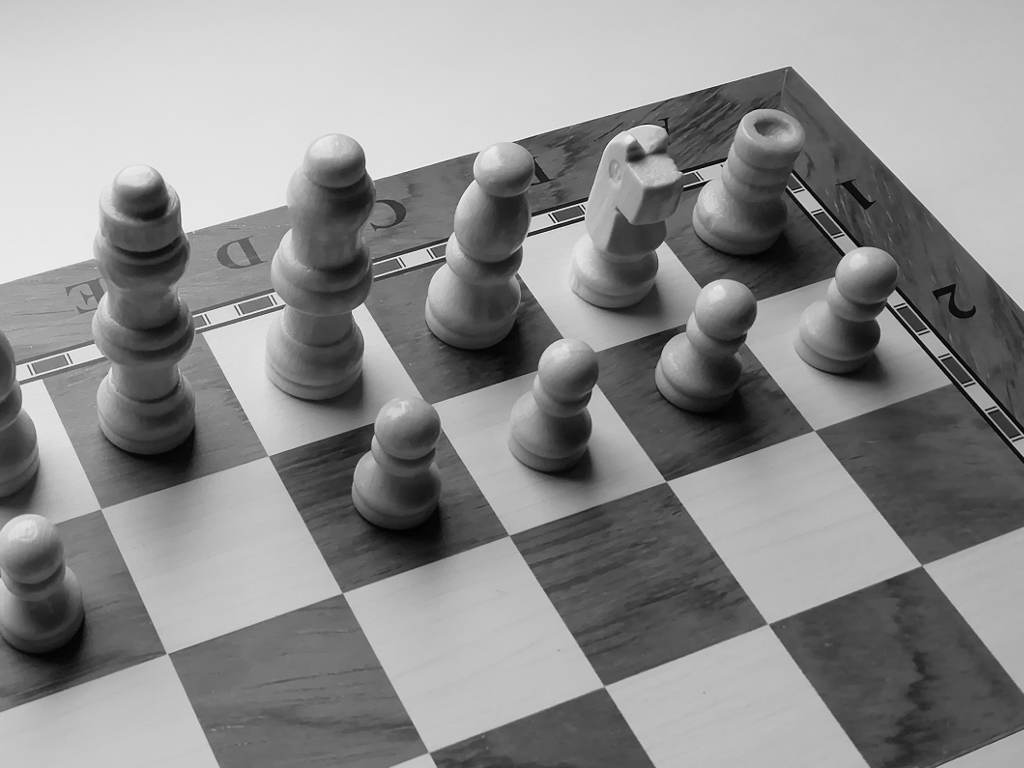
#> input picture chess_1024x768_gs.png, 1024 x 768 px
$ jupyter execute 'Code Edge Enhancement.ipynb'
#> lines starting #> are read from the running program, lines starting #| are printed output that depends on the picture
### facets_improc.py
#!/usr/bin/env python3
# -*- coding: utf-8 -*-

import PIL.Image
import matplotlib.pyplot as plt
import numpy as np
import scipy.ndimage
import tarfile

__all__ = \
    [
        "empty_true_color",
        "gaussian_filter",
        "get_bit_plane",
        "imhist",
        "imread",
        "imread_tar",
        "imscale",
        "imshow",
        "imshow_reduced_color_depth",
        "imwrite",
        "linear_filter",
        "median_filter",
        "rank_filter",
        "zero_bit_plane"
    ]


def _img_a_cast(img_a, dtype, true_color=False):
    img_a = np.maximum(img_a, 0)
    img_a = np.minimum(img_a, 255)
    img_a = np.round(img_a, 0)
    img_a = np.array(img_a + 1.0e-6, dtype=dtype)
    if len(img_a.shape) == 2:
        if true_color:
            img_a_gs = np.zeros((img_a.shape[0], img_a.shape[1], 3),
                                dtype=dtype)
            for k in range(3):
                img_a_gs[:, :, k] = img_a
            return img_a_gs
        else:
            return img_a
    else:
        if len(img_a.shape) != 3 or img_a.shape[2] != 3:
            raise RuntimeError("Unexpected image type")
        return img_a


def imread(fp):
#> called with fp = 'chess_1024x768_gs.png'
    with PIL.Image.open(fp, "r") as h:
#> h is the input picture: PIL image 1024x768 L; min 0, max 250, mean 139.7
        img = np.array(h, dtype=np.int64)
    return img


# [10 lines left out: functions imread_tar, imwrite, not called in this run]


def imshow(img_a, new_figure=True):
    img_a = _img_a_cast(img_a, dtype=np.uint8, true_color=True)

    if new_figure:
        plt.figure()
    plt.imshow(img_a)
    plt.xticks([])
    plt.yticks([])


# [28 lines left out: functions imhist, imscale, not called in this run]


def empty_true_color(N, M):
    return np.zeros((M, N, 3), dtype=np.int64)


# [81 lines left out: functions imshow_reduced_color_depth, get_bit_plane, zero_bit_plane, linear_filter, median_filter, rank_filter, not called in this run]


def gaussian_filter(img_a, sigma, **kwargs):
    img_a = _img_a_cast(img_a, dtype=np.int64)

    if len(img_a.shape) == 2:
        img_filtered_a = scipy.ndimage.gaussian_filter(
            img_a, sigma, **kwargs)
    else:
        if len(img_a.shape) != 3 or img_a.shape[2] != 3:
            raise RuntimeError("Unexpected image type")
        img_filtered_a = np.zeros_like(img_a)
        for k in range(3):
            img_filtered_a[:, :, k] = scipy.ndimage.gaussian_filter(
                img_a[:, :, k], sigma, **kwargs)

    return _img_a_cast(img_filtered_a, dtype=np.int64)

### Code Edge Enhancement.ipynb
[cell 1]
import facets_improc as ip
import numpy as np
import matplotlib.pyplot as plt
img=ip.imread("chess_1024x768_gs.png")

def laplacian_edge_sharpening(img):
    """use laplacian operator to find and enhance the edges"""
    global img_enhanced1
    global img_edge1
    #set M2 as laplacian kernel using below
    M2=np.array([[1,1,1],[1,-8,1],[1,1,1]])
    height,width=img.shape
#> height = 768; width = 1024
    ans=np.zeros((height-1,width-1))
    #apply the filter on every pixel
    for i in range(1,height-1):
        for j in range(1,width-1):
            ans[i,j]=np.sum(M2*img[i-1:i+2,j-1:j+2])
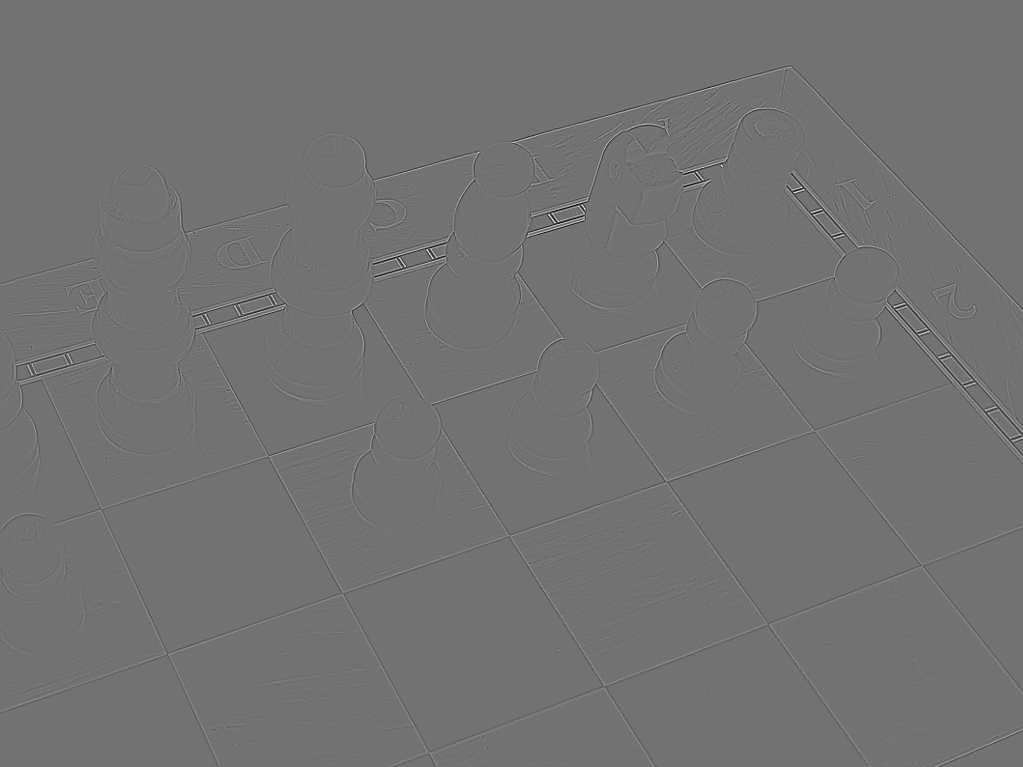
#> ans: shape (767, 1023) float64; min -839, max 1025, mean 0; drawn with min black and max white
    #ans contains the required edges
    img_edge1=ans
    #compute the edge enhancement
    h,w=img.shape
#> h = 768; w = 1024
    img_enhanced1=img[:h-1,:w-1]-img_edge1
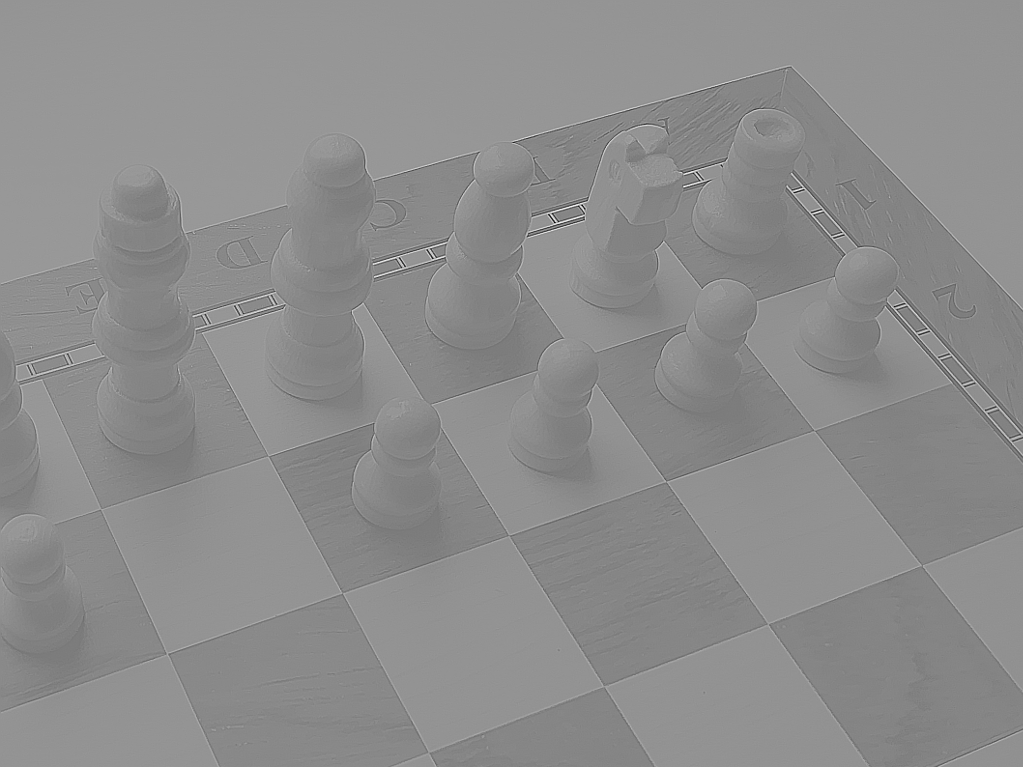
#> img_enhanced1: shape (767, 1023) float64; min -1005, max 1065, mean 139.6; drawn with min black and max white
laplacian_edge_sharpening(img)

def unsharp_mask_filter(img,k):
#> called with k = 4
    global img_edge2
    global img_enhanced2
    #apply a guassion filter with stnadard div=2
    smooth_img= ip.gaussian_filter(img, sigma=2.0, truncate=4.0, mode="reflect")
    #edge detection process
    img_edge2=img-smooth_img
    #edge enhancement process
    img_enhanced2=img+img_edge2*k
unsharp_mask_filter(img,4)

#comparing results in a 2*2 block
fig, ax = plt.subplots(2, 2)
plt.subplots_adjust(hspace=0.04, wspace=0.04, top=1, bottom=0, left=0, right=1)
plt.sca(ax[0, 0])
ip.imshow(img_edge1, new_figure=False)
plt.sca(ax[0, 1])
ip.imshow(img_edge2, new_figure=False)
plt.sca(ax[1, 0])
ip.imshow(img_enhanced1, new_figure=False)
plt.sca(ax[1, 1])
ip.imshow(img_enhanced2, new_figure=False)
#> in _img_a_cast (call 6), `img_a = np.maximum(img_a, 0)`:
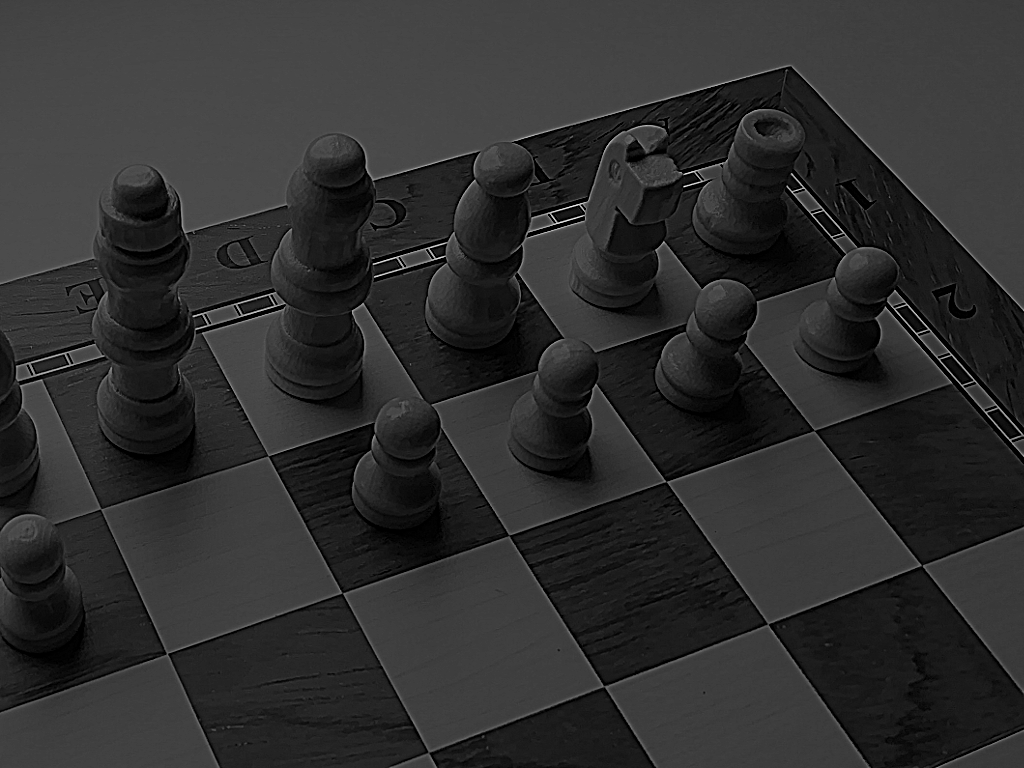
#> img_a: shape (768, 1024) int64; min 0, max 790, mean 145.1; drawn with min black and max white

ip.imshow(img)
unsharp_mask_filter(img,80)
ip.imshow(img_enhanced2)
#> in _img_a_cast (call 10), `img_a = np.maximum(img_a, 0)`:
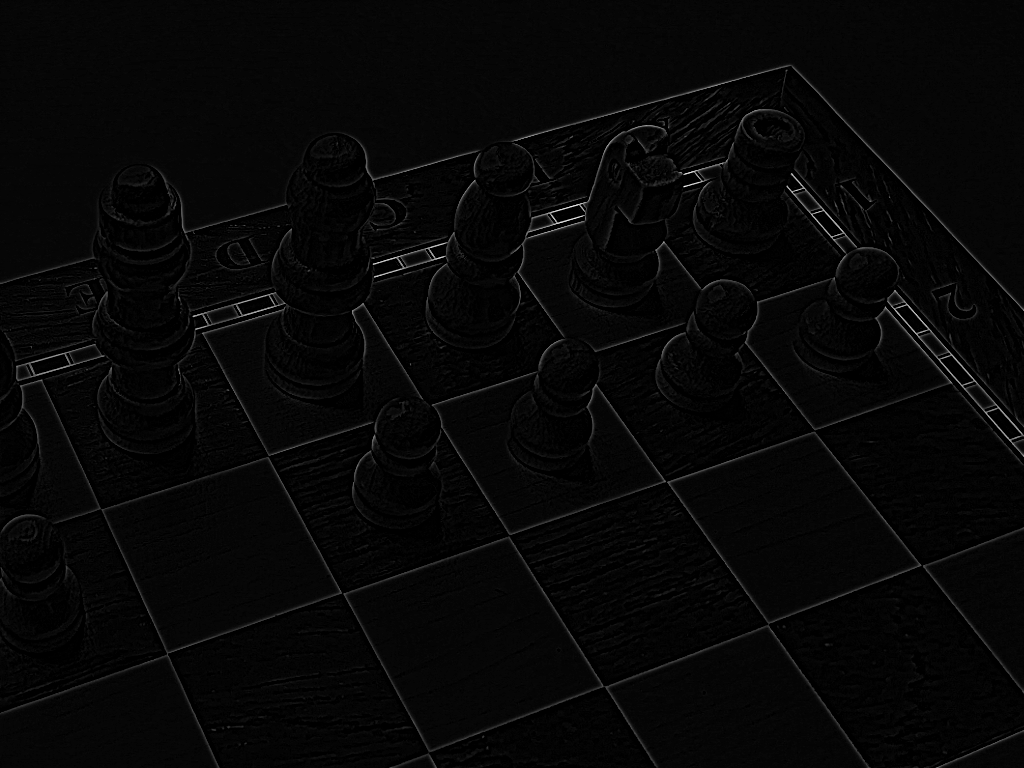
#> img_a: shape (768, 1024) int64; min 0, max 11506, mean 311.9; drawn with min black and max white
#> in _img_a_cast (call 10), `img_a = np.minimum(img_a, 255)`:
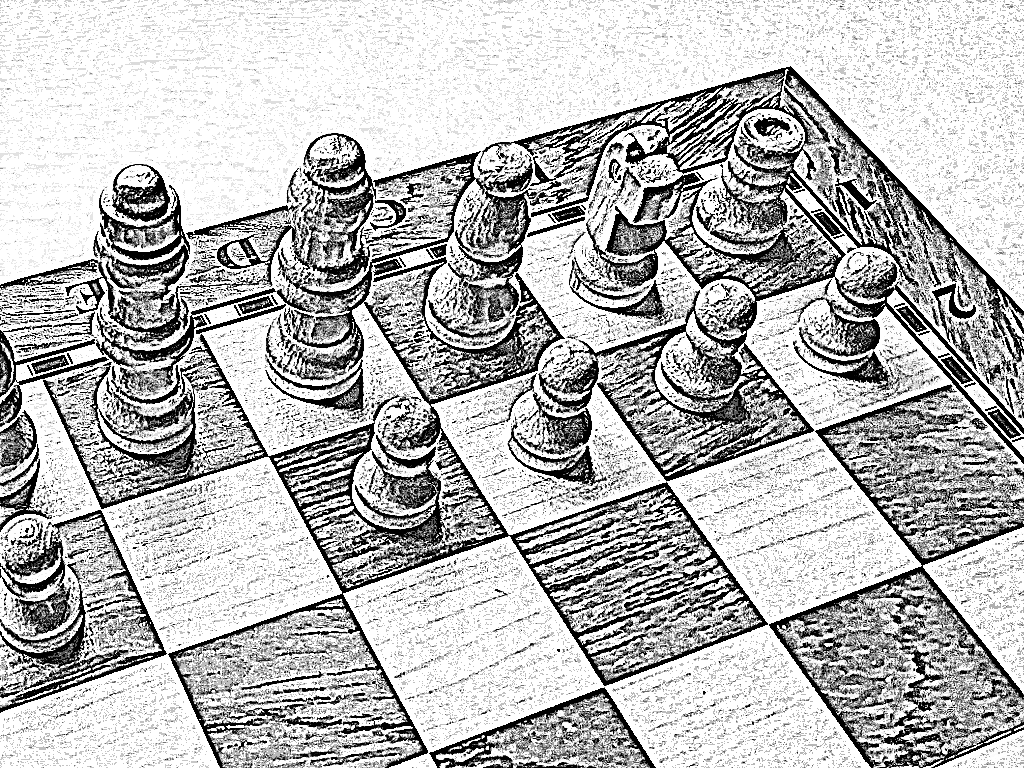
#> img_a: shape (768, 1024) int64; min 0, max 255, mean 185.2
